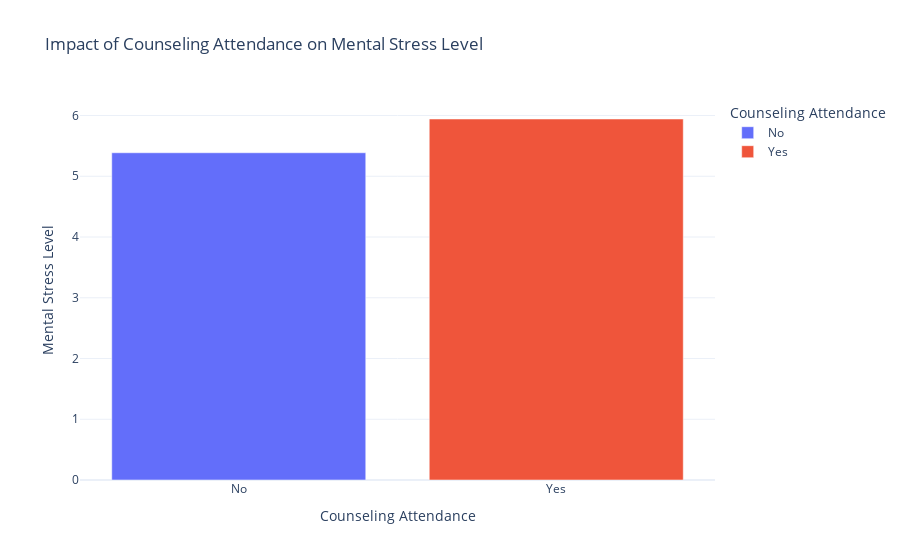

This figure's notebook cell:
### Code cell
counselling_related_mentalstresslevel=px.bar(
    counseling_mentalstress_level.reset_index(),
    x='Counseling Attendance',
    y='Mental Stress Level',
    color='Counseling Attendance',
    template='plotly_white',
    title='Impact of Counseling Attendance on Mental Stress Level'
)
counselling_related_mentalstresslevel.show()
#counseling helps reduce mental stress

### Figure 1 — Plotly figure (JSON) as saved in the notebook; plotly's stock layout.template omitted (floating-point values rounded to 4 significant figures)
{"data": [{"alignmentgroup": "True", "hovertemplate": "Counseling Attendance=%{x}<br>Mental Stress Level=%{y}<extra></extra>", "legendgroup": "No", "marker": {"color": "#636efa", "pattern": {"shape": ""}}, "name": "No", "offsetgroup": "No", "orientation": "v", "showlegend": true, "textposition": "auto", "type": "bar", "x": ["No"], "xaxis": "x", "y": [5.387], "yaxis": "y"}, {"alignmentgroup": "True", "hovertemplate": "Counseling Attendance=%{x}<br>Mental Stress Level=%{y}<extra></extra>", "legendgroup": "Yes", "marker": {"color": "#EF553B", "pattern": {"shape": ""}}, "name": "Yes", "offsetgroup": "Yes", "orientation": "v", "showlegend": true, "textposition": "auto", "type": "bar", "x": ["Yes"], "xaxis": "x", "y": [5.943], "yaxis": "y"}], "layout": {"barmode": "relative", "legend": {"title": {"text": "Counseling Attendance"}, "tracegroupgap": 0}, "title": {"text": "Impact of Counseling Attendance on Mental Stress Level"}, "xaxis": {"anchor": "y", "categoryarray": ["No", "Yes"], "categoryorder": "array", "domain": [0, 1], "title": {"text": "Counseling Attendance"}}, "yaxis": {"anchor": "x", "domain": [0, 1], "title": {"text": "Mental Stress Level"}}}}
